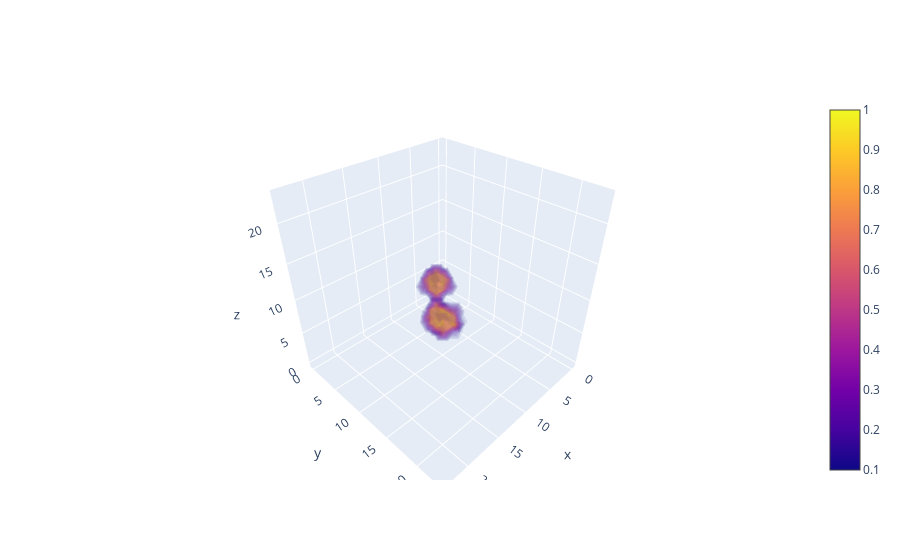
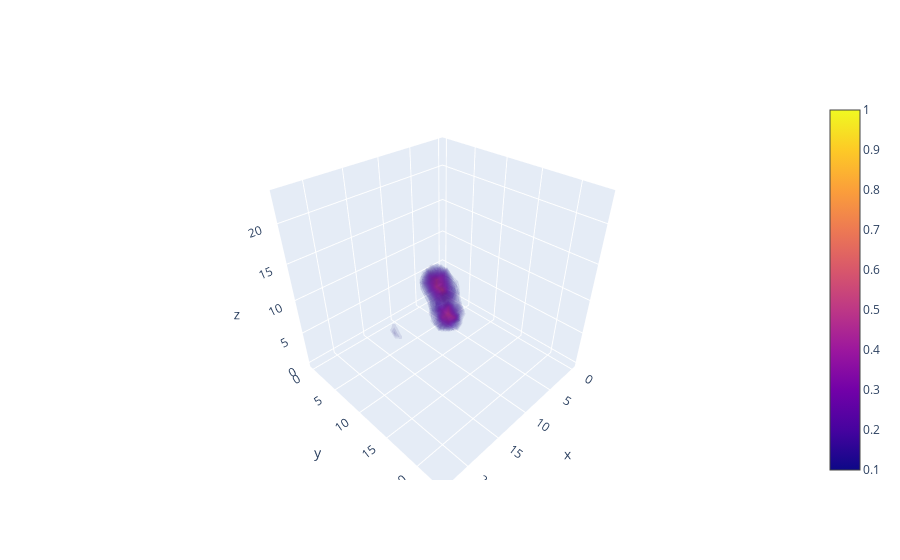

Notebook source saved alongside these figures, in order:
### Code cell
#Plot representations - ref + generated. Plotted as 3d isosurfaces

rep_no = 0
channel = 2 # Channels 0) Hydrophobic (alkyl, greasy etc.), 1) Aromatic 2) H-donors 3) H-acceptors 4) occupancy (VdW radii of all atoms)

test = x_ref.detach().numpy().reshape(-1,5,24,24,24)

X,Y,Z = [list(np.arange(d)) for d in (24,24,24) ]
voxels = list(itertools.product(X,Y,Z))
isoval = [test[0][channel][i][j][k] for i,j,k in voxels]
voxels = np.array(voxels)
X, Y, Z = [voxels[:,i] for i in range(3)]

fig = go.Figure(data=go.Volume(
    x=X.flatten(),
    y=Y.flatten(),
    z=Z.flatten(),
    value = isoval,
    isomin=0.1,
    isomax=1.0,
    opacity=0.05, # needs to be small to see through all surfaces
    surface_count=21, # needs to be a large number for good volume rendering
    ))
fig.show()

X,Y,Z = [list(np.arange(d)) for d in (24,24,24) ]
voxels = list(itertools.product(X,Y,Z))
isoval = [pred[rep_no][channel][i][j][k] for i,j,k in voxels]
X, Y, Z = [np.array(voxels)[:,i] for i in range(3)]

fig = go.Figure(data=go.Volume(
    x=X.flatten(),
    y=Y.flatten(),
    z=Z.flatten(),
    value = isoval,
    isomin=0.1,
    isomax=1.0,
    opacity=0.05, # needs to be small to see through all surfaces
    surface_count=64, # needs to be a large number for good volume rendering
    ))
fig.show()

### Figure 1 — Plotly figure (JSON) as saved in the notebook; plotly's stock layout.template omitted (floating-point values rounded to 4 significant figures; data arrays with more than 128 entries replaced by an {"elided": "..."} marker saying what was removed)
{"data": [{"isomax": 1, "isomin": 0.1, "opacity": 0.05, "surface": {"count": 21}, "type": "volume", "value": {"elided": "13824 float values"}, "x": {"elided": "13824 int values"}, "y": {"elided": "13824 int values"}, "z": {"elided": "13824 int values"}}], "layout": {}}

### Figure 2 — Plotly figure (JSON) as saved in the notebook; plotly's stock layout.template omitted (floating-point values rounded to 4 significant figures; data arrays with more than 128 entries replaced by an {"elided": "..."} marker saying what was removed)
{"data": [{"isomax": 1, "isomin": 0.1, "opacity": 0.05, "surface": {"count": 64}, "type": "volume", "value": {"elided": "13824 float values"}, "x": {"elided": "13824 int values"}, "y": {"elided": "13824 int values"}, "z": {"elided": "13824 int values"}}], "layout": {}}
